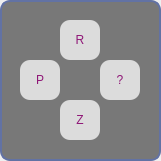
<?xml version="1.0" encoding="UTF-8"?>
<ui version="4.0">
 <class>setupMeny</class>
 <widget class="QMainWindow" name="setupMeny">
  <property name="geometry">
   <rect>
    <x>0</x>
    <y>0</y>
    <width>161</width>
    <height>161</height>
   </rect>
  </property>
  <property name="minimumSize">
   <size>
    <width>161</width>
    <height>161</height>
   </size>
  </property>
  <property name="maximumSize">
   <size>
    <width>161</width>
    <height>161</height>
   </size>
  </property>
  <property name="windowTitle">
   <string>MainWindow</string>
  </property>
  <property name="windowOpacity">
   <double>1.000000000000000</double>
  </property>
  <property name="styleSheet">
   <string notr="true">QMainWindow{
}

QFrame {
/*background-color: rgb(56,58,89);*/
background-color: rgba(0,0,0,0.5);
/*border: 2px solid rgb(220,220,220);*/
/*border: 2px solid rgb(143, 23, 119);*/
border: 2px solid rgb(98, 114, 164);
/*border: 2px solid rgb(56,58,89);*/

border-radius:10px;


}

QPushButton {
	/*background-color:rgb(98, 114, 164);*/
	background-color: rgb(220,220,220);
	color: rgb(143,23,119);
border-radius:10px;

	

}

QPushButton:hover
{
   	background-color: rgb(40, 40, 40);
	/*color:rgb(20,20,20);*/
	border-style: outset;
	border-width: 2px;
	border-color: rgb(143,23,119);

}
QPushButton:pressed
{
	color: rgb(143, 23, 119);
	background-color: rgb(20, 20, 20);
}



</string>
  </property>
  <widget class="QWidget" name="centralwidget">
   <widget class="QFrame" name="frame">
    <property name="geometry">
     <rect>
      <x>0</x>
      <y>0</y>
      <width>161</width>
      <height>161</height>
     </rect>
    </property>
    <property name="frameShape">
     <enum>QFrame::StyledPanel</enum>
    </property>
    <property name="frameShadow">
     <enum>QFrame::Raised</enum>
    </property>
    <widget class="QPushButton" name="R_button">
     <property name="geometry">
      <rect>
       <x>60</x>
       <y>20</y>
       <width>40</width>
       <height>40</height>
      </rect>
     </property>
     <property name="minimumSize">
      <size>
       <width>40</width>
       <height>40</height>
      </size>
     </property>
     <property name="maximumSize">
      <size>
       <width>40</width>
       <height>40</height>
      </size>
     </property>
     <property name="text">
      <string>R</string>
     </property>
    </widget>
    <widget class="QPushButton" name="Z_button">
     <property name="geometry">
      <rect>
       <x>60</x>
       <y>100</y>
       <width>40</width>
       <height>40</height>
      </rect>
     </property>
     <property name="minimumSize">
      <size>
       <width>40</width>
       <height>40</height>
      </size>
     </property>
     <property name="maximumSize">
      <size>
       <width>40</width>
       <height>40</height>
      </size>
     </property>
     <property name="text">
      <string>Z</string>
     </property>
    </widget>
    <widget class="QPushButton" name="P_button">
     <property name="geometry">
      <rect>
       <x>20</x>
       <y>60</y>
       <width>40</width>
       <height>40</height>
      </rect>
     </property>
     <property name="minimumSize">
      <size>
       <width>40</width>
       <height>40</height>
      </size>
     </property>
     <property name="maximumSize">
      <size>
       <width>40</width>
       <height>40</height>
      </size>
     </property>
     <property name="text">
      <string>P</string>
     </property>
    </widget>
    <widget class="QPushButton" name="X_button">
     <property name="geometry">
      <rect>
       <x>100</x>
       <y>60</y>
       <width>40</width>
       <height>40</height>
      </rect>
     </property>
     <property name="minimumSize">
      <size>
       <width>40</width>
       <height>40</height>
      </size>
     </property>
     <property name="maximumSize">
      <size>
       <width>40</width>
       <height>40</height>
      </size>
     </property>
     <property name="text">
      <string>?</string>
     </property>
    </widget>
    <widget class="QPushButton" name="button_pymol">
     <property name="geometry">
      <rect>
       <x>60</x>
       <y>60</y>
       <width>40</width>
       <height>40</height>
      </rect>
     </property>
     <property name="minimumSize">
      <size>
       <width>40</width>
       <height>40</height>
      </size>
     </property>
     <property name="maximumSize">
      <size>
       <width>40</width>
       <height>40</height>
      </size>
     </property>
     <property name="styleSheet">
      <string notr="true">
QPushButton {

background:transparent;
}

QPushButton:hover
{
   	background:transparent;
	/*color:rgb(20,20,20);*/
	border-style: outset;
	border-width: 2px;
	border-color: rgb(143,23,119);

}
QPushButton:pressed
{
	color: rgb(143, 23, 119);
	background-color: rgb(20, 20, 20);
}

</string>
     </property>
     <property name="text">
      <string/>
     </property>
     <property name="icon">
      <iconset>
       <normaloff>:/24x24/resources/icons/24px-PyMOL_logo_trans.png</normaloff>:/24x24/resources/icons/24px-PyMOL_logo_trans.png</iconset>
     </property>
     <property name="iconSize">
      <size>
       <width>24</width>
       <height>24</height>
      </size>
     </property>
     <property name="flat">
      <bool>true</bool>
     </property>
    </widget>
   </widget>
  </widget>
 </widget>
 <resources/>
 <connections/>
</ui>
